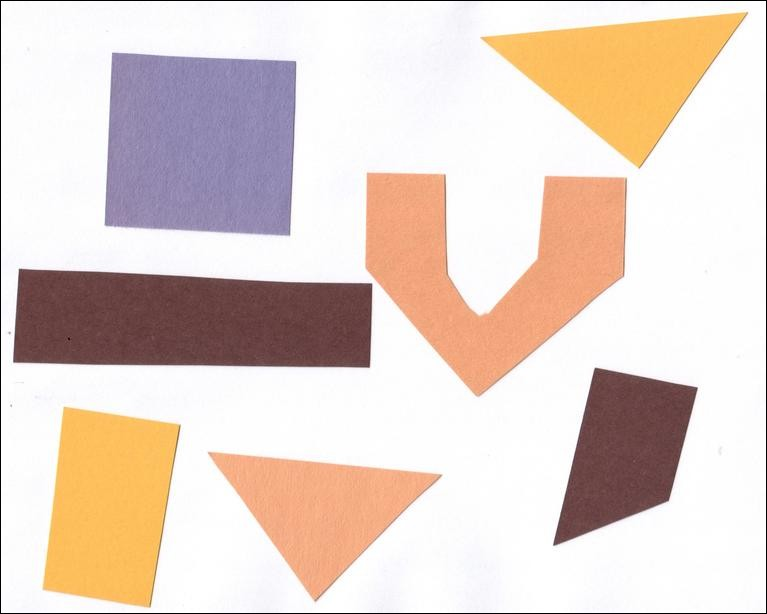
#> input picture img/shape.jpg, 767 x 614 px, found by its file name
$ python learn-edge_detection_canny.py
#> lines starting #> are read from the running program, lines starting #| are printed output that depends on the picture
import cv2 as cv
from matplotlib import pyplot as plt

img= cv.cvtColor(cv.imread('..\\img\\shape.jpg'), cv.COLOR_BGR2GRAY)
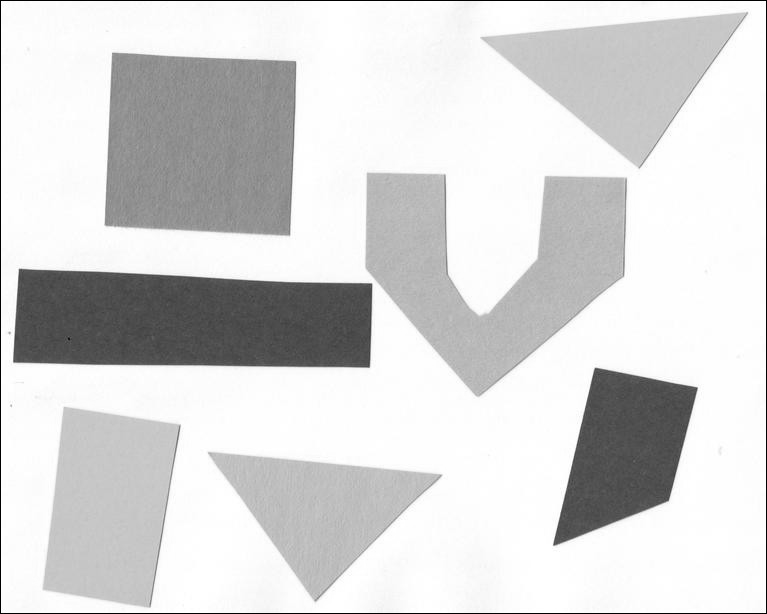
#> img: shape (614, 767); min 0, max 255, mean 214.9

# Algoritma canny pada dasarnya adalah melakukan threshold setelah melakukan
# Edge detection entah dengan sobel maupun laplace

# Untuk memaksimalkan hasil deteksi tepi, disarankan melakukan pelembutan citra
# Menggunakan gaussian blur
img_blur= cv.GaussianBlur(img, (3,3), 0)

# threshold1= threshold ke bawah, threshold2= threshold ke atas
# apertureSize= besar kernel
img_canny = cv.Canny(img_blur, threshold1=100, threshold2=200, apertureSize=3)
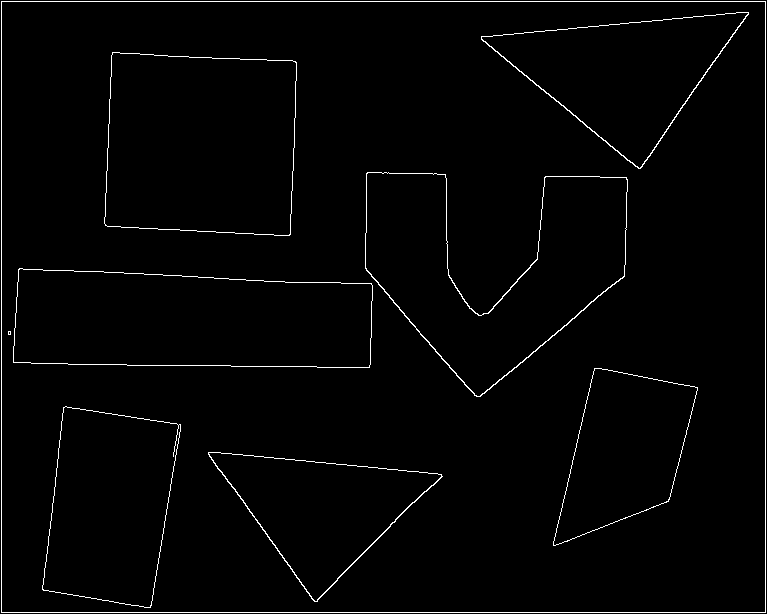
#> img_canny: shape (614, 767); 1.8% white in thin lines or dots

plt.figure(figsize=(10,4))
plt.subplot(131)
plt.imshow(img, cmap='gray')
plt.title('original image')

plt.subplot(132)
plt.imshow(img_blur, cmap='gray')
plt.title('blurred image')

plt.subplot(133)
plt.imshow(img_canny, cmap='gray')
plt.title('laplace edge image')

plt.tight_layout()
plt.show()
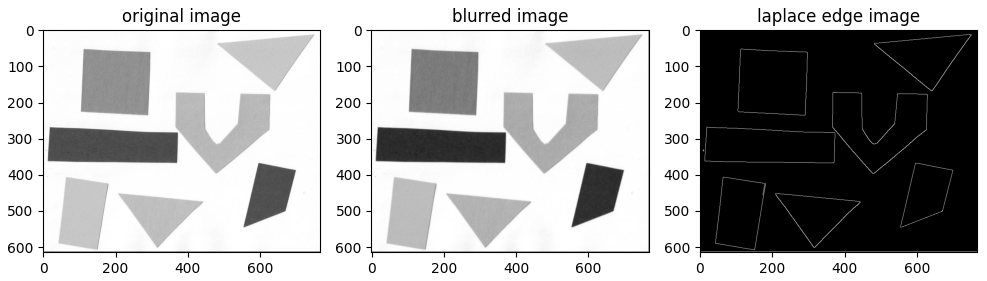
#> figure drawn by matplotlib, 3 panels

$ run again, with img/bush.jpg copied over img/shape.jpg
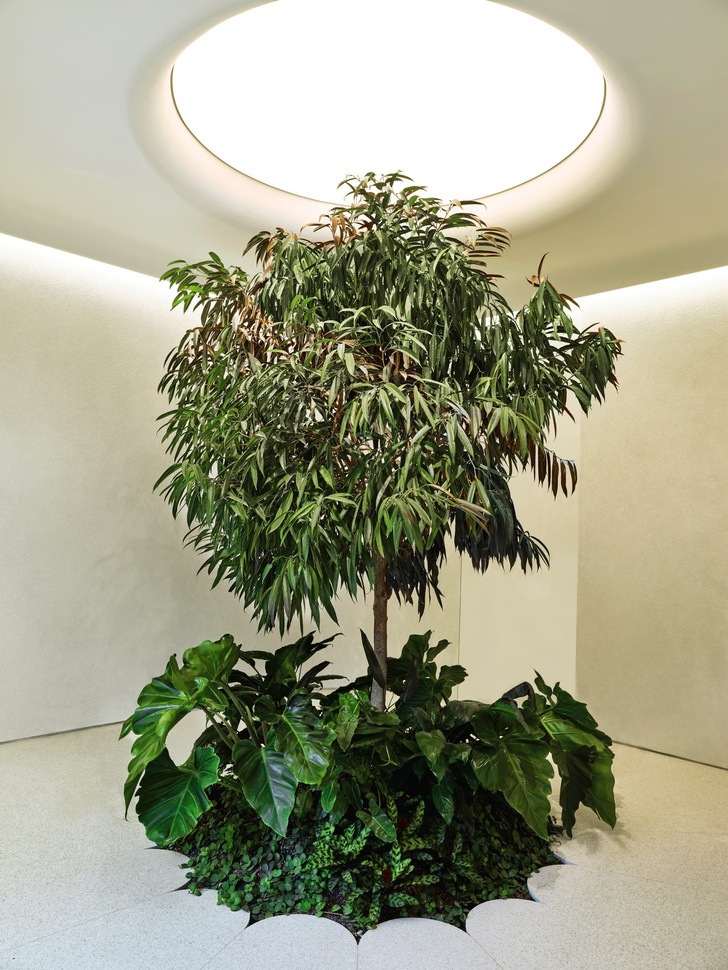
#> input picture img/bush.jpg, 728 x 970 px, shrunk from 2477 x 3302 before the run, found by its file name
#> `img_canny = cv.Canny(img_blur, threshold1=100, threshold2=200, apertur..`:
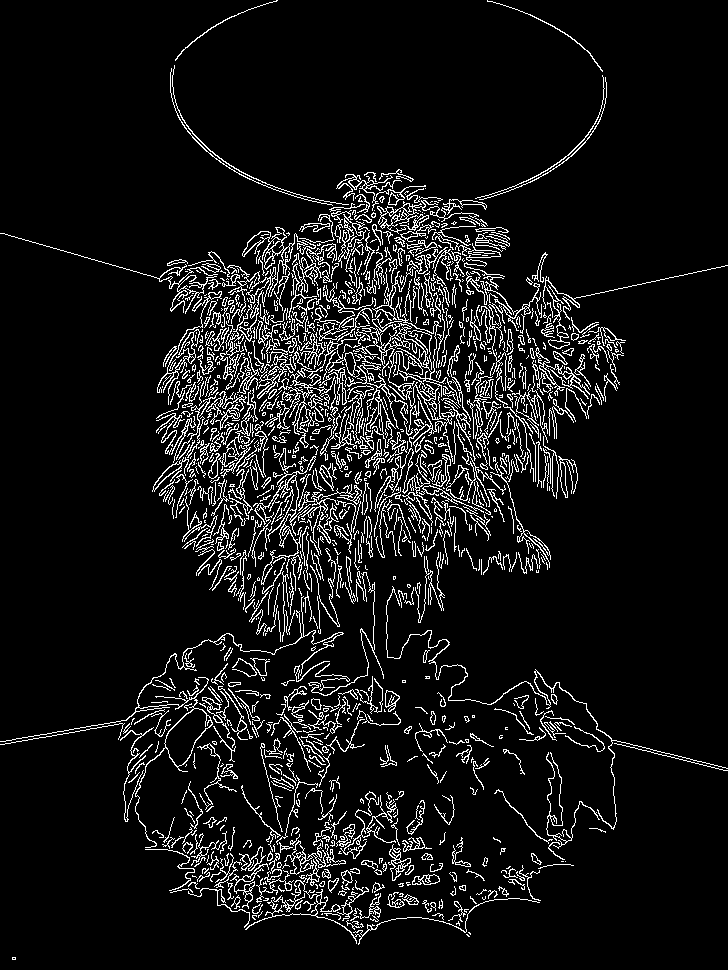
#> img_canny: shape (970, 728); 8.1% white in thin lines or dots
#> `plt.show()`:
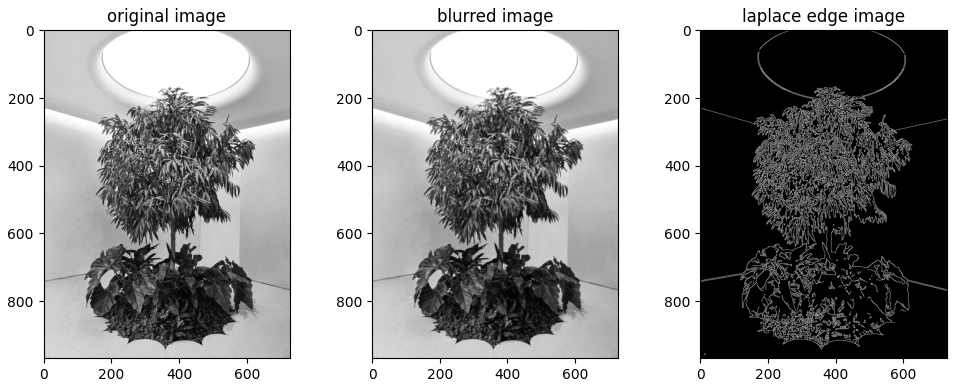
#> figure drawn by matplotlib, 3 panels
